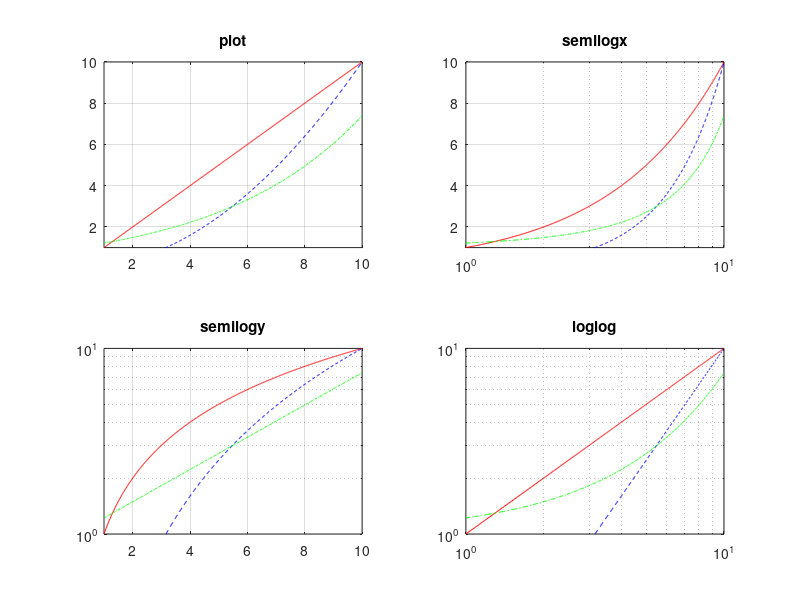

The MATLAB script that drew this image:
% Logirithmic Plots.
clear all
close all

x  = 1:0.01:10;
y1 = x;
y2 = 0.1*x.^2;
y3 = exp(x/5);

figure(1);

subplot(2, 2, 1);
plot(x,y1,'r-',  x,y2,'b--',  x,y3,'g-.');
grid on; axis([1 10 1 10]);
title ('plot');

subplot(2, 2, 2);
semilogx(x,y1,'r-',  x,y2,'b--',  x,y3,'g-.');
grid on; axis([1 10 1 10]);
title ('semilogx');

subplot(2, 2, 3);
semilogy(x,y1,'r-',  x,y2,'b--',  x,y3,'g-.');
grid on; axis([1 10 1 10]);
title ('semilogy');

subplot(2, 2, 4);
loglog(x,y1,'r-',  x,y2,'b--',  x,y3,'g-.');
grid on; axis([1 10 1 10]); 
title ('loglog');
